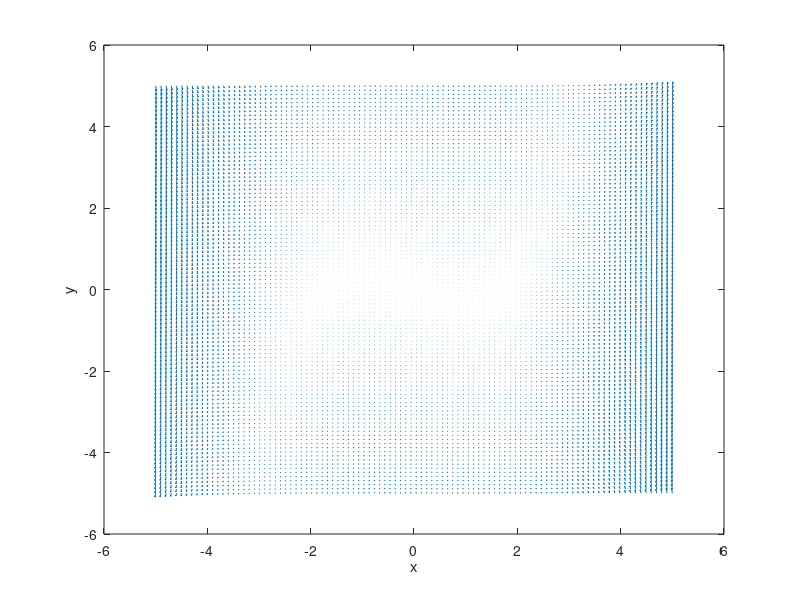

This chart was generated by the following MATLAB code:
%x(n+1) = f(x(n),y(n))
%y(n+1) = g(x(n),y(n))

x = linspace(-5,5,100);
y = linspace(-5,5,100);
[X, Y] = meshgrid(x,y);

U = zeros(size(X));
V = zeros(size(Y));
for i = 1:numel(X)
    nx = X(i);
    ny = Y(i);
    %U(i) = f(X(i),Y(i));
    U(i) = 1*ny;
    V(i) = 1*(-nx+nx^3/3-ny);
    %V(i) = g(X(i),Y(i));
end

figure;
quiver(X,Y,U,V);
xlabel('x');
ylabel('y');